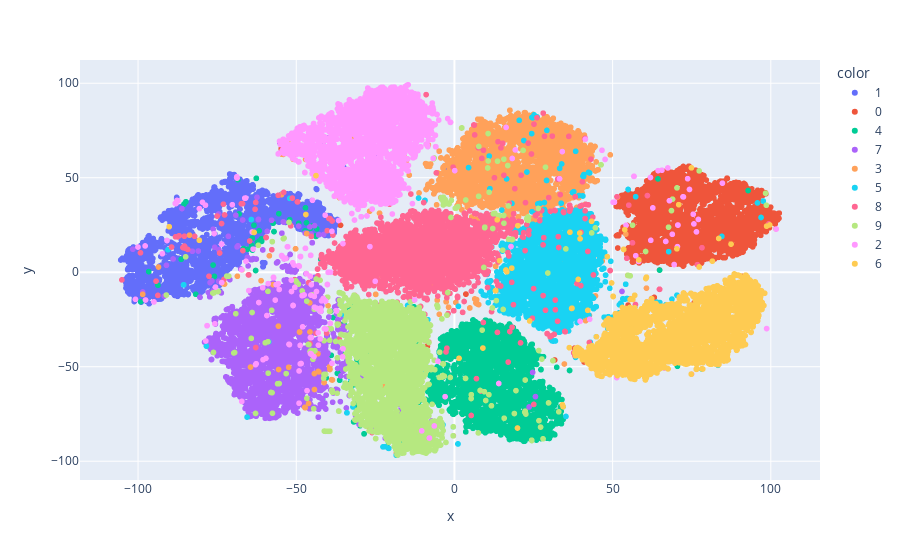

The notebook cell saved with this chart:
### Code cell
import plotly.express as px
fig = px.scatter(df, x='x', y='y', color=df['label'].astype(str))
fig.show()

### Figure 1 — Plotly figure (JSON) as saved in the notebook; plotly's stock layout.template omitted (floating-point values rounded to 4 significant figures; data arrays with more than 128 entries replaced by an {"elided": "..."} marker saying what was removed)
{"data": [{"hovertemplate": "color=1<br>x=%{x}<br>y=%{y}<extra></extra>", "legendgroup": "1", "marker": {"color": "#636efa", "symbol": "circle"}, "mode": "markers", "name": "1", "showlegend": true, "type": "scattergl", "x": {"elided": "4684 float values"}, "xaxis": "x", "y": {"elided": "4684 float values"}, "yaxis": "y"}, {"hovertemplate": "color=0<br>x=%{x}<br>y=%{y}<extra></extra>", "legendgroup": "0", "marker": {"color": "#EF553B", "symbol": "circle"}, "mode": "markers", "name": "0", "showlegend": true, "type": "scattergl", "x": {"elided": "4132 float values"}, "xaxis": "x", "y": {"elided": "4132 float values"}, "yaxis": "y"}, {"hovertemplate": "color=4<br>x=%{x}<br>y=%{y}<extra></extra>", "legendgroup": "4", "marker": {"color": "#00cc96", "symbol": "circle"}, "mode": "markers", "name": "4", "showlegend": true, "type": "scattergl", "x": {"elided": "4072 float values"}, "xaxis": "x", "y": {"elided": "4072 float values"}, "yaxis": "y"}, {"hovertemplate": "color=7<br>x=%{x}<br>y=%{y}<extra></extra>", "legendgroup": "7", "marker": {"color": "#ab63fa", "symbol": "circle"}, "mode": "markers", "name": "7", "showlegend": true, "type": "scattergl", "x": {"elided": "4401 float values"}, "xaxis": "x", "y": {"elided": "4401 float values"}, "yaxis": "y"}, {"hovertemplate": "color=3<br>x=%{x}<br>y=%{y}<extra></extra>", "legendgroup": "3", "marker": {"color": "#FFA15A", "symbol": "circle"}, "mode": "markers", "name": "3", "showlegend": true, "type": "scattergl", "x": {"elided": "4351 float values"}, "xaxis": "x", "y": {"elided": "4351 float values"}, "yaxis": "y"}, {"hovertemplate": "color=5<br>x=%{x}<br>y=%{y}<extra></extra>", "legendgroup": "5", "marker": {"color": "#19d3f3", "symbol": "circle"}, "mode": "markers", "name": "5", "showlegend": true, "type": "scattergl", "x": {"elided": "3795 float values"}, "xaxis": "x", "y": {"elided": "3795 float values"}, "yaxis": "y"}, {"hovertemplate": "color=8<br>x=%{x}<br>y=%{y}<extra></extra>", "legendgroup": "8", "marker": {"color": "#FF6692", "symbol": "circle"}, "mode": "markers", "name": "8", "showlegend": true, "type": "scattergl", "x": {"elided": "4063 float values"}, "xaxis": "x", "y": {"elided": "4063 float values"}, "yaxis": "y"}, {"hovertemplate": "color=9<br>x=%{x}<br>y=%{y}<extra></extra>", "legendgroup": "9", "marker": {"color": "#B6E880", "symbol": "circle"}, "mode": "markers", "name": "9", "showlegend": true, "type": "scattergl", "x": {"elided": "4188 float values"}, "xaxis": "x", "y": {"elided": "4188 float values"}, "yaxis": "y"}, {"hovertemplate": "color=2<br>x=%{x}<br>y=%{y}<extra></extra>", "legendgroup": "2", "marker": {"color": "#FF97FF", "symbol": "circle"}, "mode": "markers", "name": "2", "showlegend": true, "type": "scattergl", "x": {"elided": "4177 float values"}, "xaxis": "x", "y": {"elided": "4177 float values"}, "yaxis": "y"}, {"hovertemplate": "color=6<br>x=%{x}<br>y=%{y}<extra></extra>", "legendgroup": "6", "marker": {"color": "#FECB52", "symbol": "circle"}, "mode": "markers", "name": "6", "showlegend": true, "type": "scattergl", "x": {"elided": "4137 float values"}, "xaxis": "x", "y": {"elided": "4137 float values"}, "yaxis": "y"}], "layout": {"legend": {"title": {"text": "color"}, "tracegroupgap": 0}, "margin": {"t": 60}, "xaxis": {"anchor": "y", "domain": [0, 1], "title": {"text": "x"}}, "yaxis": {"anchor": "x", "domain": [0, 1], "title": {"text": "y"}}}}
